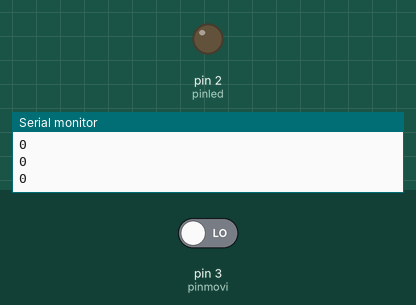
Recording of a sketch running on a simulated Arduino Nano, built with avr-gcc and run on an emulated ATmega328P. Shown: output pins drawn as LEDs (lit = HIGH), the last lines printed to the serial monitor. The inputs (shaded band) are chosen by the test bench; at power-on: pin 3 (pinmovi) LOW.

Above: at 1.2 s.
1.3 s: pin 3 (pinmovi) driven HIGH
At 2.2 s:
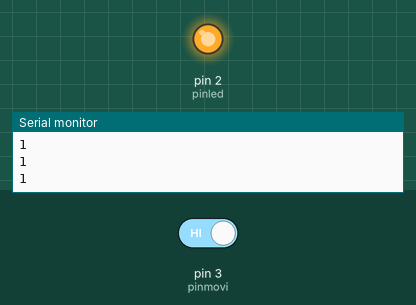
2.8 s: pin 3 (pinmovi) driven LOW
At 3.4 s:
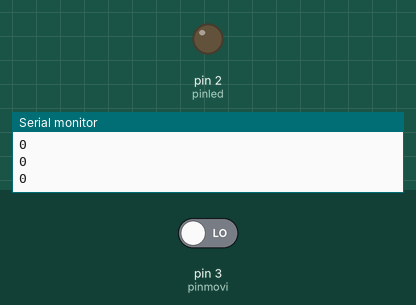
Timing chart, 0 to 5.8 s (numbered marks = the images above; inputs shaded):
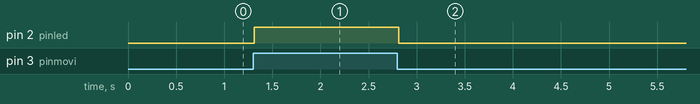

Measured:
- after the input at 1.3 s, pin 2 (pinled): LOW → HIGH at once
- after the input at 2.8 s, pin 2 (pinled): HIGH → LOW at once

The sketch:

Sensor_de_movimiento_PIR.ino
```cpp
const int pinled = 2;
const int pinmovi = 3;
void setup() {

  Serial.begin(115200);
  delay(10);
  // put your setup code here, to run once:
  pinMode(pinled, OUTPUT);
  pinMode(pinmovi, INPUT);

}

void loop() {
  // put your main code here, to run repeatedly:

  Serial.println(digitalRead(pinmovi));

  delay(100);

  if(digitalRead(pinmovi)== HIGH){
    digitalWrite(pinled, HIGH);
  }else {
    digitalWrite(pinled, LOW);
  }


}
```
